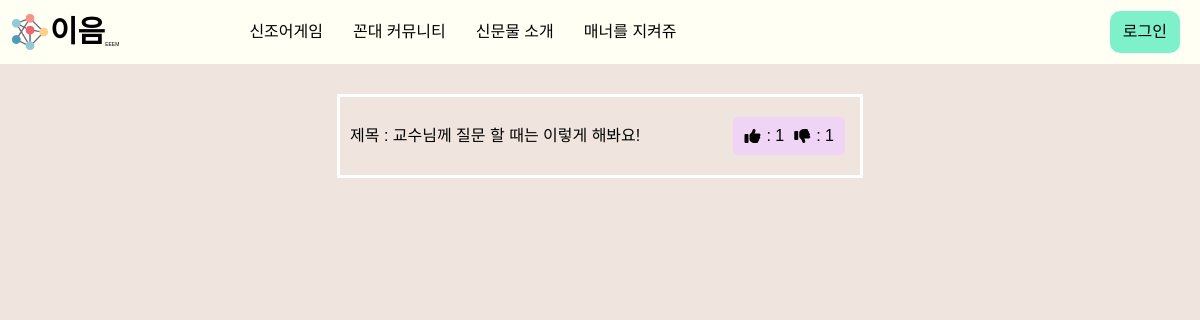
The app's page /manner/, older data.
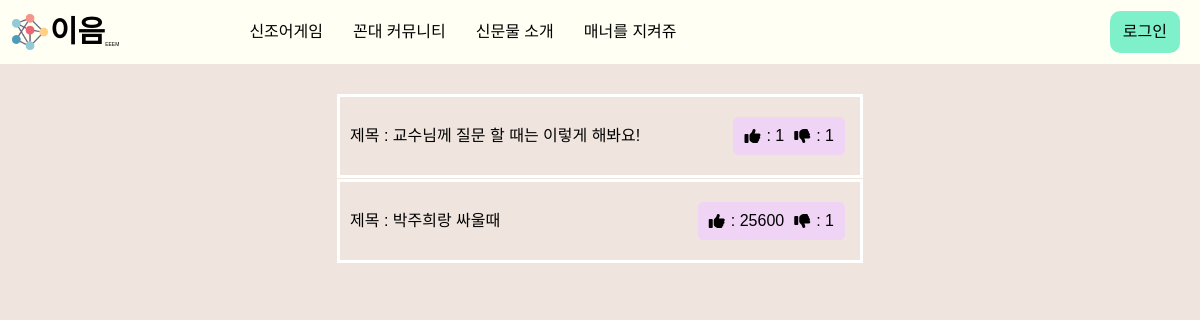
The same page, newer data.
### main/models.py (models this page shows)
class manner(models.Model):
    text = models.CharField(max_length=20)
    like = models.IntegerField()
    dis_like = models.IntegerField()
    hashtag_me = models.CharField(max_length=20)
    hashtag_you = models.CharField(max_length=20)
    hashtag_situation = models.CharField(max_length=500)

### main/views.py (the view)
# urls.py: path('manner/', views.manners, name="manner"),
def manners(request):
    manner_alltext = manner.objects.all()
    return render(request, "manner.html", {'manner': manner_alltext})

### main/templates/manner.html (shortened to what this page needs)
{% extends 'base.html' %}{% load static %} {% block content %}
<link rel="stylesheet" href='{% static "css/manner.css" %}'>
<body>
  <main class="main__screen">
  {% for m in manner.all %}
    <a class="manner__box" href="{%url 'mannersDetail' m.id %}">
      <div class="manner__text">
        제목 : {{m.text}}
      </div>
      <div class="mannerthumbs">
        <i class="fas fa-thumbs-up"></i>: {{m.like}}
        <i class="fas fa-thumbs-down"></i>: {{m.dis_like}}
      </div>
    </a>
  {% endfor %}
  </main>
</body>
</html>
{% endblock %}

Row changes from the older to the newer data that the page shows:
added manner: text "박주희랑 싸울때", like "25600", dis_like "1"
